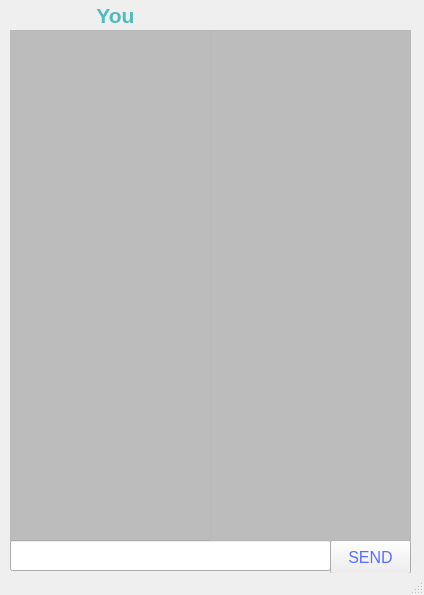
<?xml version="1.0" encoding="UTF-8"?>
<ui version="4.0">
 <class>MainWindow</class>
 <widget class="QMainWindow" name="MainWindow">
  <property name="geometry">
   <rect>
    <x>0</x>
    <y>0</y>
    <width>424</width>
    <height>595</height>
   </rect>
  </property>
  <property name="windowTitle">
   <string>MainWindow</string>
  </property>
  <widget class="QWidget" name="centralwidget">
   <widget class="QListWidget" name="yourMessageListWidget">
    <property name="geometry">
     <rect>
      <x>10</x>
      <y>30</y>
      <width>201</width>
      <height>511</height>
     </rect>
    </property>
    <property name="palette">
     <palette>
      <active>
       <colorrole role="Text">
        <brush brushstyle="SolidPattern">
         <color alpha="255">
          <red>79</red>
          <green>188</green>
          <blue>188</blue>
         </color>
        </brush>
       </colorrole>
       <colorrole role="Base">
        <brush brushstyle="SolidPattern">
         <color alpha="255">
          <red>188</red>
          <green>188</green>
          <blue>188</blue>
         </color>
        </brush>
       </colorrole>
       <colorrole role="PlaceholderText">
        <brush brushstyle="SolidPattern">
         <color alpha="128">
          <red>79</red>
          <green>188</green>
          <blue>188</blue>
         </color>
        </brush>
       </colorrole>
      </active>
      <inactive>
       <colorrole role="Text">
        <brush brushstyle="SolidPattern">
         <color alpha="255">
          <red>79</red>
          <green>188</green>
          <blue>188</blue>
         </color>
        </brush>
       </colorrole>
       <colorrole role="Base">
        <brush brushstyle="SolidPattern">
         <color alpha="255">
          <red>188</red>
          <green>188</green>
          <blue>188</blue>
         </color>
        </brush>
       </colorrole>
       <colorrole role="PlaceholderText">
        <brush brushstyle="SolidPattern">
         <color alpha="128">
          <red>79</red>
          <green>188</green>
          <blue>188</blue>
         </color>
        </brush>
       </colorrole>
      </inactive>
      <disabled>
       <colorrole role="Text">
        <brush brushstyle="SolidPattern">
         <color alpha="255">
          <red>169</red>
          <green>167</green>
          <blue>167</blue>
         </color>
        </brush>
       </colorrole>
       <colorrole role="Base">
        <brush brushstyle="SolidPattern">
         <color alpha="255">
          <red>89</red>
          <green>99</green>
          <blue>106</blue>
         </color>
        </brush>
       </colorrole>
       <colorrole role="PlaceholderText">
        <brush brushstyle="SolidPattern">
         <color alpha="128">
          <red>31</red>
          <green>28</green>
          <blue>27</blue>
         </color>
        </brush>
       </colorrole>
      </disabled>
     </palette>
    </property>
    <property name="font">
     <font>
      <pointsize>14</pointsize>
      <weight>75</weight>
      <bold>true</bold>
     </font>
    </property>
   </widget>
   <widget class="QLineEdit" name="messageLineEdit">
    <property name="geometry">
     <rect>
      <x>10</x>
      <y>540</y>
      <width>321</width>
      <height>31</height>
     </rect>
    </property>
   </widget>
   <widget class="QPushButton" name="sendButton">
    <property name="geometry">
     <rect>
      <x>330</x>
      <y>540</y>
      <width>81</width>
      <height>34</height>
     </rect>
    </property>
    <property name="palette">
     <palette>
      <active>
       <colorrole role="ButtonText">
        <brush brushstyle="SolidPattern">
         <color alpha="255">
          <red>88</red>
          <green>110</green>
          <blue>255</blue>
         </color>
        </brush>
       </colorrole>
      </active>
      <inactive>
       <colorrole role="ButtonText">
        <brush brushstyle="SolidPattern">
         <color alpha="255">
          <red>88</red>
          <green>110</green>
          <blue>255</blue>
         </color>
        </brush>
       </colorrole>
      </inactive>
      <disabled>
       <colorrole role="ButtonText">
        <brush brushstyle="SolidPattern">
         <color alpha="255">
          <red>150</red>
          <green>147</green>
          <blue>144</blue>
         </color>
        </brush>
       </colorrole>
      </disabled>
     </palette>
    </property>
    <property name="font">
     <font>
      <pointsize>12</pointsize>
      <weight>50</weight>
      <bold>false</bold>
     </font>
    </property>
    <property name="text">
     <string>SEND</string>
    </property>
   </widget>
   <widget class="QListWidget" name="userMessageListWidget">
    <property name="geometry">
     <rect>
      <x>210</x>
      <y>30</y>
      <width>201</width>
      <height>511</height>
     </rect>
    </property>
    <property name="palette">
     <palette>
      <active>
       <colorrole role="Text">
        <brush brushstyle="SolidPattern">
         <color alpha="255">
          <red>88</red>
          <green>110</green>
          <blue>255</blue>
         </color>
        </brush>
       </colorrole>
       <colorrole role="Base">
        <brush brushstyle="SolidPattern">
         <color alpha="255">
          <red>188</red>
          <green>188</green>
          <blue>188</blue>
         </color>
        </brush>
       </colorrole>
       <colorrole role="PlaceholderText">
        <brush brushstyle="SolidPattern">
         <color alpha="128">
          <red>88</red>
          <green>110</green>
          <blue>255</blue>
         </color>
        </brush>
       </colorrole>
      </active>
      <inactive>
       <colorrole role="Text">
        <brush brushstyle="SolidPattern">
         <color alpha="255">
          <red>88</red>
          <green>110</green>
          <blue>255</blue>
         </color>
        </brush>
       </colorrole>
       <colorrole role="Base">
        <brush brushstyle="SolidPattern">
         <color alpha="255">
          <red>188</red>
          <green>188</green>
          <blue>188</blue>
         </color>
        </brush>
       </colorrole>
       <colorrole role="PlaceholderText">
        <brush brushstyle="SolidPattern">
         <color alpha="128">
          <red>88</red>
          <green>110</green>
          <blue>255</blue>
         </color>
        </brush>
       </colorrole>
      </inactive>
      <disabled>
       <colorrole role="Text">
        <brush brushstyle="SolidPattern">
         <color alpha="255">
          <red>169</red>
          <green>167</green>
          <blue>167</blue>
         </color>
        </brush>
       </colorrole>
       <colorrole role="Base">
        <brush brushstyle="SolidPattern">
         <color alpha="255">
          <red>89</red>
          <green>99</green>
          <blue>106</blue>
         </color>
        </brush>
       </colorrole>
       <colorrole role="PlaceholderText">
        <brush brushstyle="SolidPattern">
         <color alpha="128">
          <red>31</red>
          <green>28</green>
          <blue>27</blue>
         </color>
        </brush>
       </colorrole>
      </disabled>
     </palette>
    </property>
    <property name="font">
     <font>
      <pointsize>14</pointsize>
      <weight>75</weight>
      <bold>true</bold>
     </font>
    </property>
   </widget>
   <widget class="QLabel" name="label">
    <property name="geometry">
     <rect>
      <x>20</x>
      <y>0</y>
      <width>191</width>
      <height>31</height>
     </rect>
    </property>
    <property name="palette">
     <palette>
      <active>
       <colorrole role="WindowText">
        <brush brushstyle="SolidPattern">
         <color alpha="255">
          <red>79</red>
          <green>188</green>
          <blue>188</blue>
         </color>
        </brush>
       </colorrole>
      </active>
      <inactive>
       <colorrole role="WindowText">
        <brush brushstyle="SolidPattern">
         <color alpha="255">
          <red>79</red>
          <green>188</green>
          <blue>188</blue>
         </color>
        </brush>
       </colorrole>
      </inactive>
      <disabled>
       <colorrole role="WindowText">
        <brush brushstyle="SolidPattern">
         <color alpha="255">
          <red>144</red>
          <green>140</green>
          <blue>139</blue>
         </color>
        </brush>
       </colorrole>
      </disabled>
     </palette>
    </property>
    <property name="font">
     <font>
      <pointsize>16</pointsize>
      <weight>75</weight>
      <bold>true</bold>
     </font>
    </property>
    <property name="text">
     <string>You</string>
    </property>
    <property name="alignment">
     <set>Qt::AlignCenter</set>
    </property>
   </widget>
   <widget class="QLabel" name="userName">
    <property name="geometry">
     <rect>
      <x>210</x>
      <y>0</y>
      <width>191</width>
      <height>31</height>
     </rect>
    </property>
    <property name="palette">
     <palette>
      <active>
       <colorrole role="WindowText">
        <brush brushstyle="SolidPattern">
         <color alpha="255">
          <red>88</red>
          <green>110</green>
          <blue>255</blue>
         </color>
        </brush>
       </colorrole>
      </active>
      <inactive>
       <colorrole role="WindowText">
        <brush brushstyle="SolidPattern">
         <color alpha="255">
          <red>88</red>
          <green>110</green>
          <blue>255</blue>
         </color>
        </brush>
       </colorrole>
      </inactive>
      <disabled>
       <colorrole role="WindowText">
        <brush brushstyle="SolidPattern">
         <color alpha="255">
          <red>144</red>
          <green>140</green>
          <blue>139</blue>
         </color>
        </brush>
       </colorrole>
      </disabled>
     </palette>
    </property>
    <property name="font">
     <font>
      <pointsize>16</pointsize>
      <weight>75</weight>
      <bold>true</bold>
     </font>
    </property>
    <property name="text">
     <string/>
    </property>
    <property name="alignment">
     <set>Qt::AlignCenter</set>
    </property>
   </widget>
  </widget>
  <widget class="QStatusBar" name="statusbar"/>
 </widget>
 <resources/>
 <connections/>
</ui>
